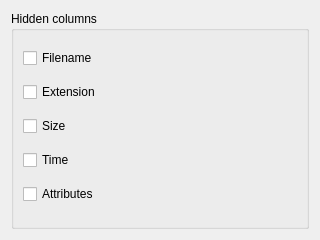
<?xml version="1.0" encoding="UTF-8"?>
<ui version="4.0">
 <class>ColumnsPage</class>
 <widget class="QWidget" name="ColumnsPage">
  <property name="geometry">
   <rect>
    <x>0</x>
    <y>0</y>
    <width>320</width>
    <height>240</height>
   </rect>
  </property>
  <property name="windowTitle">
   <string>Form</string>
  </property>
  <layout class="QVBoxLayout" name="verticalLayout_2">
   <item>
    <widget class="QGroupBox" name="gb_showColumns">
     <property name="title">
      <string>Hidden columns</string>
     </property>
     <layout class="QVBoxLayout" name="verticalLayout">
      <item>
       <widget class="QCheckBox" name="cb_showFilename">
        <property name="text">
         <string>Filename</string>
        </property>
       </widget>
      </item>
      <item>
       <widget class="QCheckBox" name="cb_showExtension">
        <property name="text">
         <string>Extension</string>
        </property>
       </widget>
      </item>
      <item>
       <widget class="QCheckBox" name="cb_showSize">
        <property name="text">
         <string>Size</string>
        </property>
       </widget>
      </item>
      <item>
       <widget class="QCheckBox" name="cb_showTime">
        <property name="text">
         <string>Time</string>
        </property>
       </widget>
      </item>
      <item>
       <widget class="QCheckBox" name="cb_showAttr">
        <property name="text">
         <string>Attributes</string>
        </property>
       </widget>
      </item>
     </layout>
    </widget>
   </item>
  </layout>
 </widget>
 <resources/>
 <connections/>
</ui>
